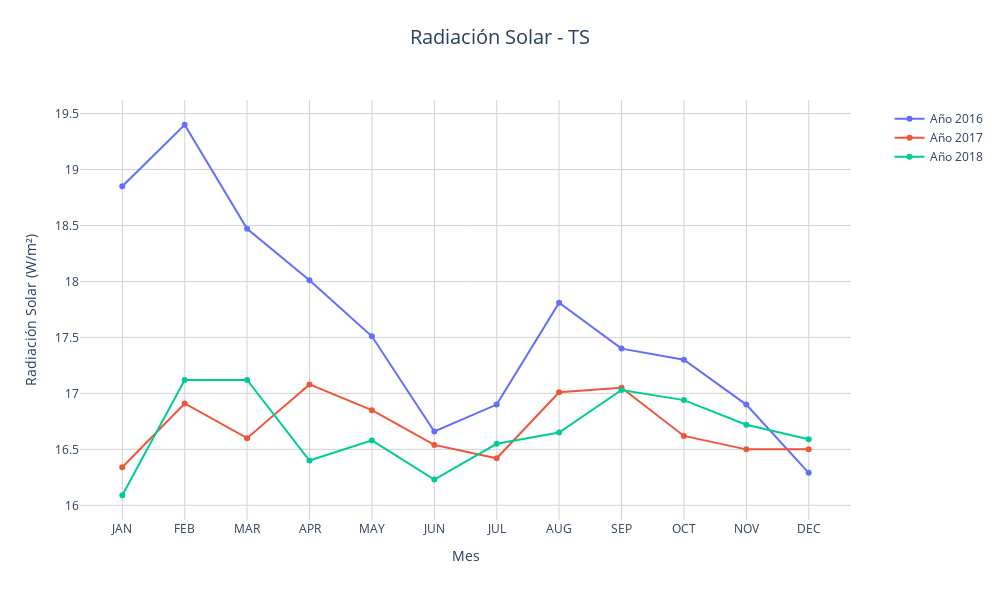

Notebook code for this chart:
### Markdown cell above
# Analisis de las diferentes Vairables climatologicas en Cali desde 1990 a 2022
## Analisis de la radiacion solar
En esta celda se debe explicar sobre la radiacion solar, creo?

### Code cell
import pandas as pd
import plotly.graph_objects as go
import ipywidgets as widgets
from IPython.display import display, clear_output

# Cargar datos
df_solar = pd.read_csv('/home/hades66/zzaingt-home/AnalsisVisualizacionDatos/PFClimate/Data/clima-parameters.csv')

# Obtener lista con datos unicos de parametros
variables_climatologicas = sorted(df_solar['PARAMETER'].unique())
años_disponibles = sorted(df_solar['YEAR'].unique())

# main visualization
def visualizar_radiacion_solar(change):
    # Obtener valores de los widgets
    parametro = parametro_widget.value
    años = años_widget.value
    # Limpiar la salida anterior
    clear_output(wait=True)
    # Mostrar los widgets de nuevo
    display(widget_layout)
    
    # meses
    meses = ['JAN', 'FEB', 'MAR', 'APR', 'MAY', 'JUN', 'JUL', 'AUG', 'SEP', 'OCT', 'NOV', 'DEC']
    
    # Crear figura
    fig = go.Figure()
    
    # Agregar una línea para cada año seleccionado
    for year in años:
        data_year = df_solar[(df_solar['YEAR'] == year) & (df_solar['PARAMETER'] == parametro)]
        if not data_year.empty:
            valores = data_year[meses].values.flatten()
            
            fig.add_trace(go.Scatter(
                x=meses,
                y=valores,
                mode='lines+markers',
                name=f'Año {year}',
                hovertemplate="Mes: %{x}<br>" +
                            "Valor: %{y:.2f}<br>" +
                            f"Año: {year}<br>" +
                            "<extra></extra>"
            ))
    
    # Actualizar el diseño del gráfico
    fig.update_layout(
        title={
            'text': f'Radiación Solar - {parametro}',
            'y':0.95,
            'x':0.5,
            'xanchor': 'center',
            'yanchor': 'top',
            'font': dict(size=20)
        },
        xaxis_title="Mes",
        yaxis_title=f"{parametro}",
        hovermode='x unified',
        template='plotly_white',
        height=600,
        width=1000,
        legend=dict(
            yanchor="top",
            y=0.99,
            xanchor="left",
            x=1.05
        ),
        showlegend=True
    )
    
    # Agregar grid
    fig.update_xaxes(showgrid=True, gridwidth=1, gridcolor='LightGray')
    fig.update_yaxes(showgrid=True, gridwidth=1, gridcolor='LightGray')
    
    # Mostrar el gráfico
    display(fig)
    
    # Mostrar estadísticas
    mostrar_estadisticas(parametro, años)

def mostrar_estadisticas(parametro, años):
    meses = ['JAN', 'FEB', 'MAR', 'APR', 'MAY', 'JUN', 'JUL', 'AUG', 'SEP', 'OCT', 'NOV', 'DEC']
    stats_list = []
    
    for year in años:
        data_year = df_solar[(df_solar['YEAR'] == year) & (df_solar['PARAMETER'] == parametro)]
        if not data_year.empty:
            valores = data_year[meses].values.flatten()
            stats = {
                'Año': year,
                'Promedio': valores.mean(),
                'Máximo': valores.max(),
                'Mínimo': valores.min(),
                'Desviación Estándar': valores.std()
            }
            stats_list.append(stats)
    
    if stats_list:  # Muestra solo si hay datos
        stats_df = pd.DataFrame(stats_list)
        stats_df = stats_df.round(2)
        display(stats_df)

# Crear widgets
parametro_widget = widgets.Dropdown(
    options=variables_climatologicas,
    description='Parámetro:',
    style={'description_width': 'initial'},
    layout={'width': 'auto'}
)

años_widget = widgets.SelectMultiple(
    options=años_disponibles,
    description='Años:',
    style={'description_width': 'initial'},
    layout={'width': 'auto'}
)

# Agregar observadores a los widgets
parametro_widget.observe(visualizar_radiacion_solar, names='value')
años_widget.observe(visualizar_radiacion_solar, names='value')

# Crear layout de widgets
widget_layout = widgets.VBox([
    widgets.HBox([parametro_widget, años_widget])
])

# Mostrar solo los widgets inicialmente
display(widget_layout)

### Figure 1 — Plotly figure (JSON) as saved in the notebook; plotly's stock layout.template omitted (floating-point values rounded to 4 significant figures)
{"data": [{"hovertemplate": "Mes: %{x}<br>Valor: %{y:.2f}<br>Año: 2016<br><extra></extra>", "mode": "lines+markers", "name": "Año 2016", "type": "scatter", "x": ["JAN", "FEB", "MAR", "APR", "MAY", "JUN", "JUL", "AUG", "SEP", "OCT", "NOV", "DEC"], "y": [18.85, 19.4, 18.47, 18.01, 17.51, 16.66, 16.9, 17.81, 17.4, 17.3, 16.9, 16.29]}, {"hovertemplate": "Mes: %{x}<br>Valor: %{y:.2f}<br>Año: 2017<br><extra></extra>", "mode": "lines+markers", "name": "Año 2017", "type": "scatter", "x": ["JAN", "FEB", "MAR", "APR", "MAY", "JUN", "JUL", "AUG", "SEP", "OCT", "NOV", "DEC"], "y": [16.34, 16.91, 16.6, 17.08, 16.85, 16.54, 16.42, 17.01, 17.05, 16.62, 16.5, 16.5]}, {"hovertemplate": "Mes: %{x}<br>Valor: %{y:.2f}<br>Año: 2018<br><extra></extra>", "mode": "lines+markers", "name": "Año 2018", "type": "scatter", "x": ["JAN", "FEB", "MAR", "APR", "MAY", "JUN", "JUL", "AUG", "SEP", "OCT", "NOV", "DEC"], "y": [16.09, 17.12, 17.12, 16.4, 16.58, 16.23, 16.55, 16.65, 17.03, 16.94, 16.72, 16.59]}], "layout": {"height": 600, "hovermode": "x unified", "legend": {"x": 1.05, "xanchor": "left", "y": 0.99, "yanchor": "top"}, "showlegend": true, "title": {"font": {"size": 20}, "text": "Radiación Solar - TS", "x": 0.5, "xanchor": "center", "y": 0.95, "yanchor": "top"}, "width": 1000, "xaxis": {"gridcolor": "LightGray", "gridwidth": 1, "showgrid": true, "title": {"text": "Mes"}}, "yaxis": {"gridcolor": "LightGray", "gridwidth": 1, "showgrid": true, "title": {"text": "Radiación Solar (W/m²)"}}}}
